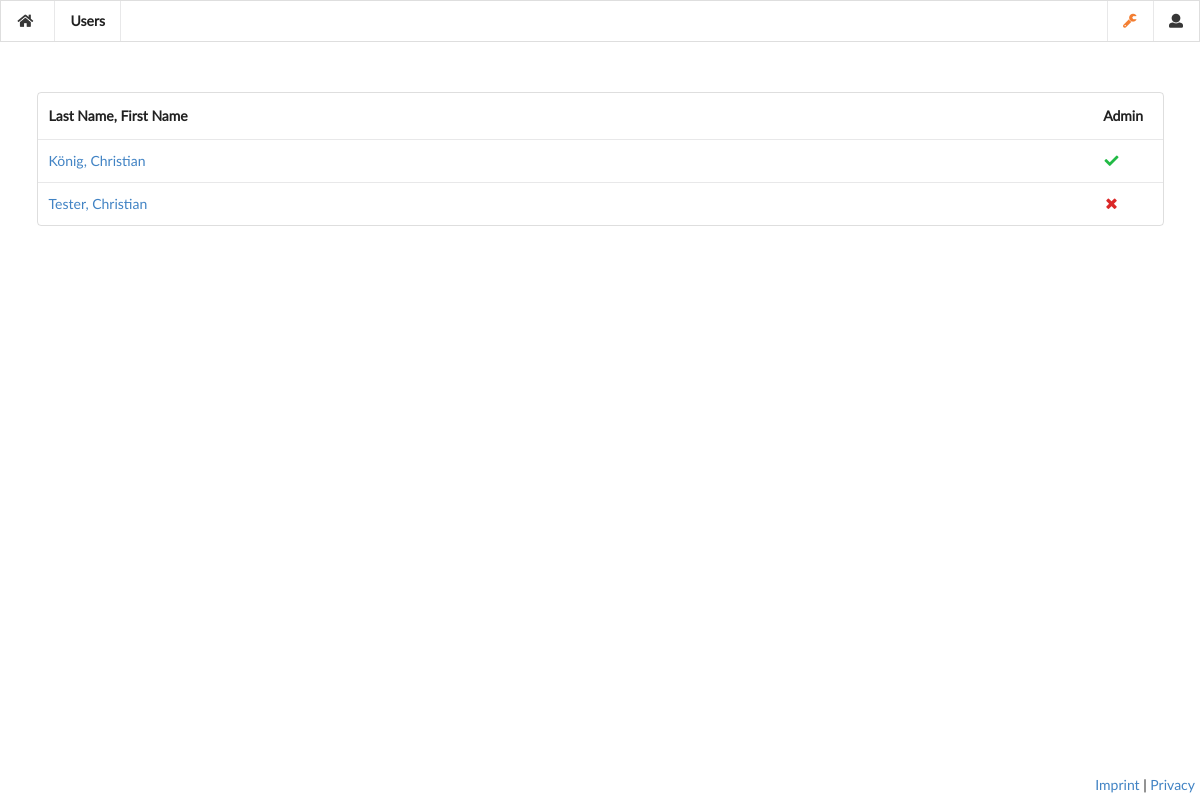
The page /user/list/ (signed in) on the database as committed earlier.
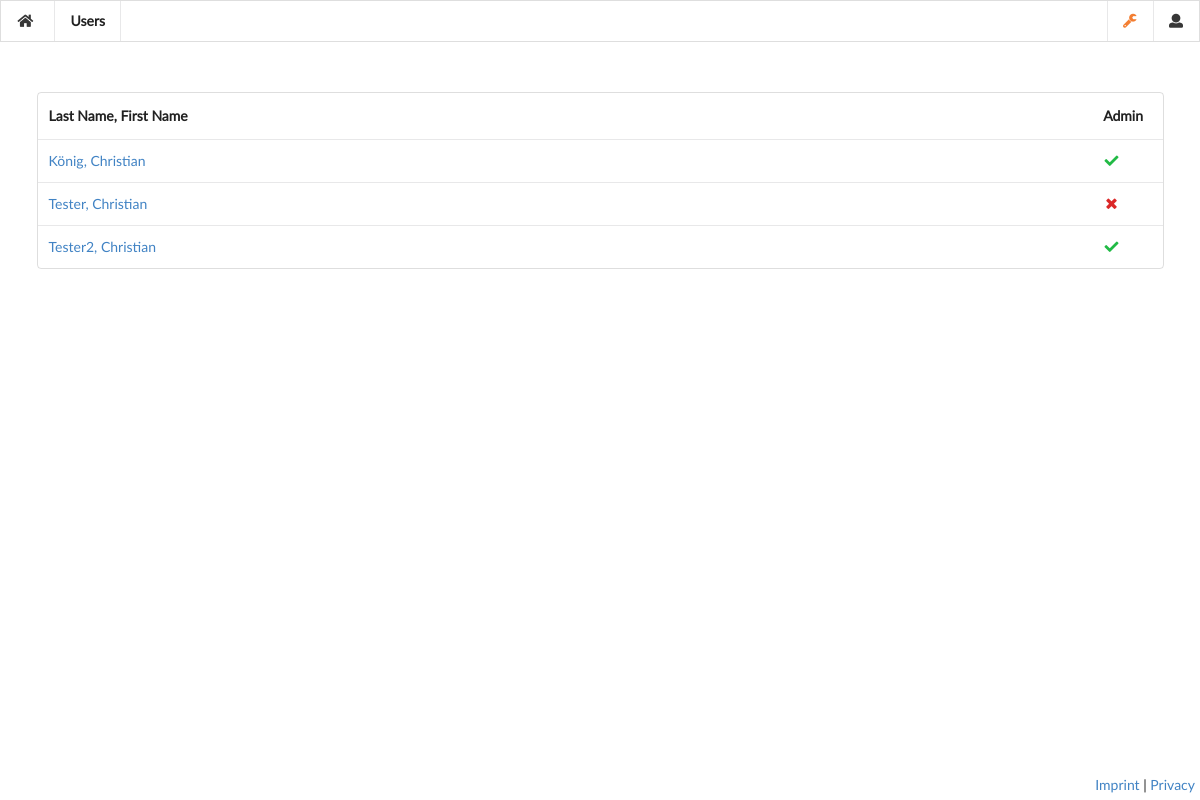
The same page on the database as committed later.
### dokku_manager/om/models.py (models this page shows, shortened)
class User(AbstractUser):
    ws_channel = models.CharField(max_length=255, blank=True)
    public_key_set = models.BooleanField(default=False)
    public_key_file = models.FileField(upload_to=path_and_filename)

### dokku_manager/om/views.py (the view)
# urls.py: path('user/list/', views.list_users, name="list_users"),
@login_required
def list_users(request):
    if not request.user.is_superuser:
        return HttpResponseRedirect(reverse('index'))
    else:
        user_list = User.objects.all().order_by('last_name')
        return render(request, 'om/list_users.html', { 'user_list': user_list })

### dokku_manager/om/templates/om/list_users.html (shortened to what this page needs)
{% extends 'om/base_ws.html' %}
{% block menu %}
    <div class="item header">
        Users
    </div>
{% endblock %}
{% block content %}
    <table class="ui basic table">
        <thead>
            <tr>
                <th>Last Name, First Name</th>
                <th class="one wide">Admin</th>
            </tr>
        </thead>
    {% for user in user_list %}
        <tr>
            <td><a href="{% url 'edit_user' user_id=user.id %}">{{ user.last_name }}, {{ user.first_name }}</a>
            </td>
            <td class="top aligned">{% if user.is_superuser %}<i class="green check icon">{% else %}<i class="red times icon">{% endif %}</i></td>
        </tr>
    {% endfor %}
    </table>
{% endblock %}

Rows that differ between the two databases and show on the page:
added User: last_name "Tester2", first_name "Christian", is_superuser True (drawn)
